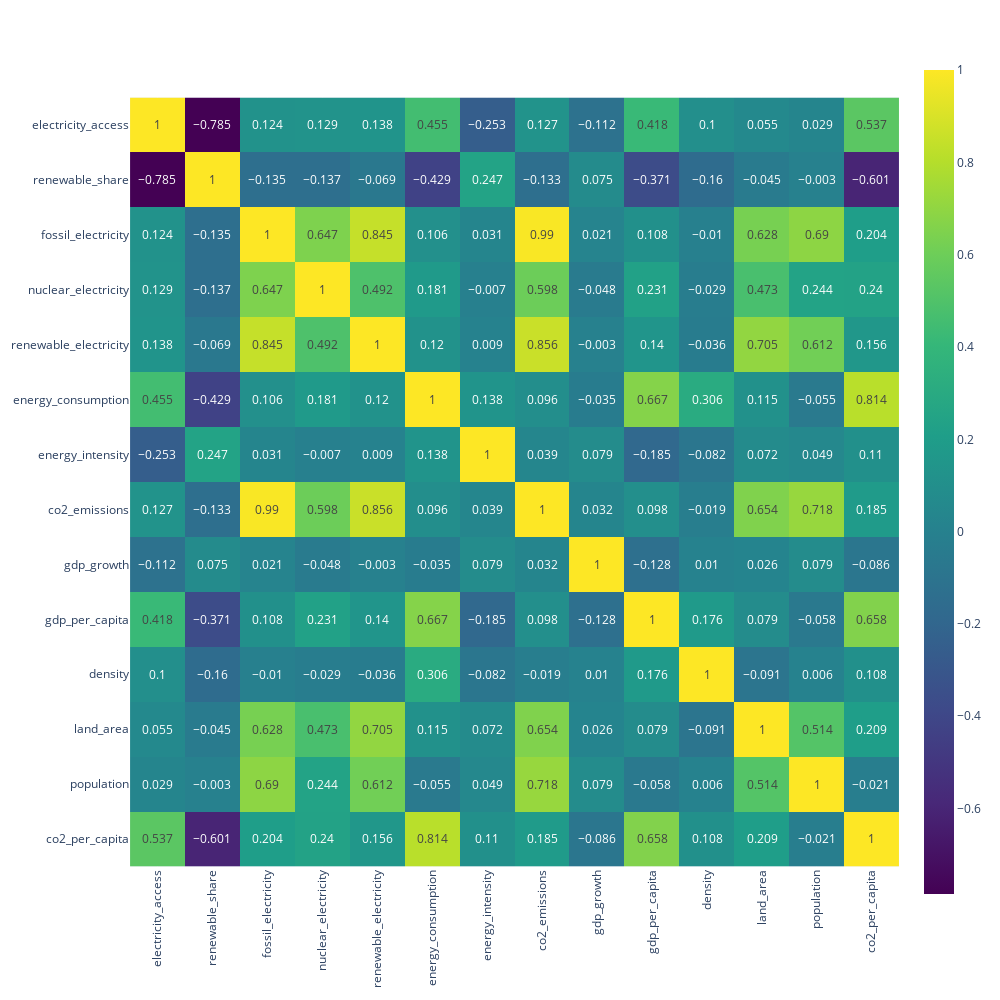

Here is the notebook cell this chart was saved with:
### Markdown cell above
For a proper look of a heatmap, let's drop irrelevant and non-numeric columns:  

- *country* - non-numeric

- *year* - not representative, it is not a measurement of a parameter

- *clean_cooking* - it is very similar to *electricity_access* column

- *renewables, low_carbon_electricity, renewable_capacity* - closely related to *renewable_share*

- *latitude, longitude* - not representative

- *financial_flows* - irrelevant for this analysis

### Code cell
# Drop non-numeric and irrelevant columns
energy_data_num = energy_data.drop(['country', 'year', 'clean_cooking',
                                    'renewables', 'low_carbon_electricity', 'renewable_capacity',
                                    'latitude', 'longitude', 'financial_flows'], axis=1)

# Plot a correlation heatmap
fig = px.imshow(energy_data_num.corr().round(3),
                text_auto=True,
                width = 1000,
                height = 1000,
                color_continuous_scale='Viridis')

fig.update_xaxes(tickangle=270)
fig.show()

### Figure 1 — Plotly figure (JSON) as saved in the notebook; plotly's stock layout.template omitted (floating-point values rounded to 4 significant figures; data arrays with more than 128 entries replaced by an {"elided": "..."} marker saying what was removed)
{"data": [{"coloraxis": "coloraxis", "hovertemplate": "x: %{x}<br>y: %{y}<br>color: %{z}<extra></extra>", "name": "0", "texttemplate": "%{z}", "type": "heatmap", "x": ["electricity_access", "renewable_share", "fossil_electricity", "nuclear_electricity", "renewable_electricity", "energy_consumption", "energy_intensity", "co2_emissions", "gdp_growth", "gdp_per_capita", "density", "land_area", "population", "co2_per_capita"], "xaxis": "x", "y": ["electricity_access", "renewable_share", "fossil_electricity", "nuclear_electricity", "renewable_electricity", "energy_consumption", "energy_intensity", "co2_emissions", "gdp_growth", "gdp_per_capita", "density", "land_area", "population", "co2_per_capita"], "yaxis": "y", "z": {"elided": "14x14 float values"}}], "layout": {"coloraxis": {"colorscale": [[0, "#440154"], [0.1111, "#482878"], [0.2222, "#3e4989"], [0.3333, "#31688e"], [0.4444, "#26828e"], [0.5556, "#1f9e89"], [0.6667, "#35b779"], [0.7778, "#6ece58"], [0.8889, "#b5de2b"], [1, "#fde725"]]}, "height": 1000, "margin": {"t": 60}, "width": 1000, "xaxis": {"anchor": "y", "constrain": "domain", "domain": [0, 1], "scaleanchor": "y", "tickangle": -90}, "yaxis": {"anchor": "x", "autorange": "reversed", "constrain": "domain", "domain": [0, 1]}}}
